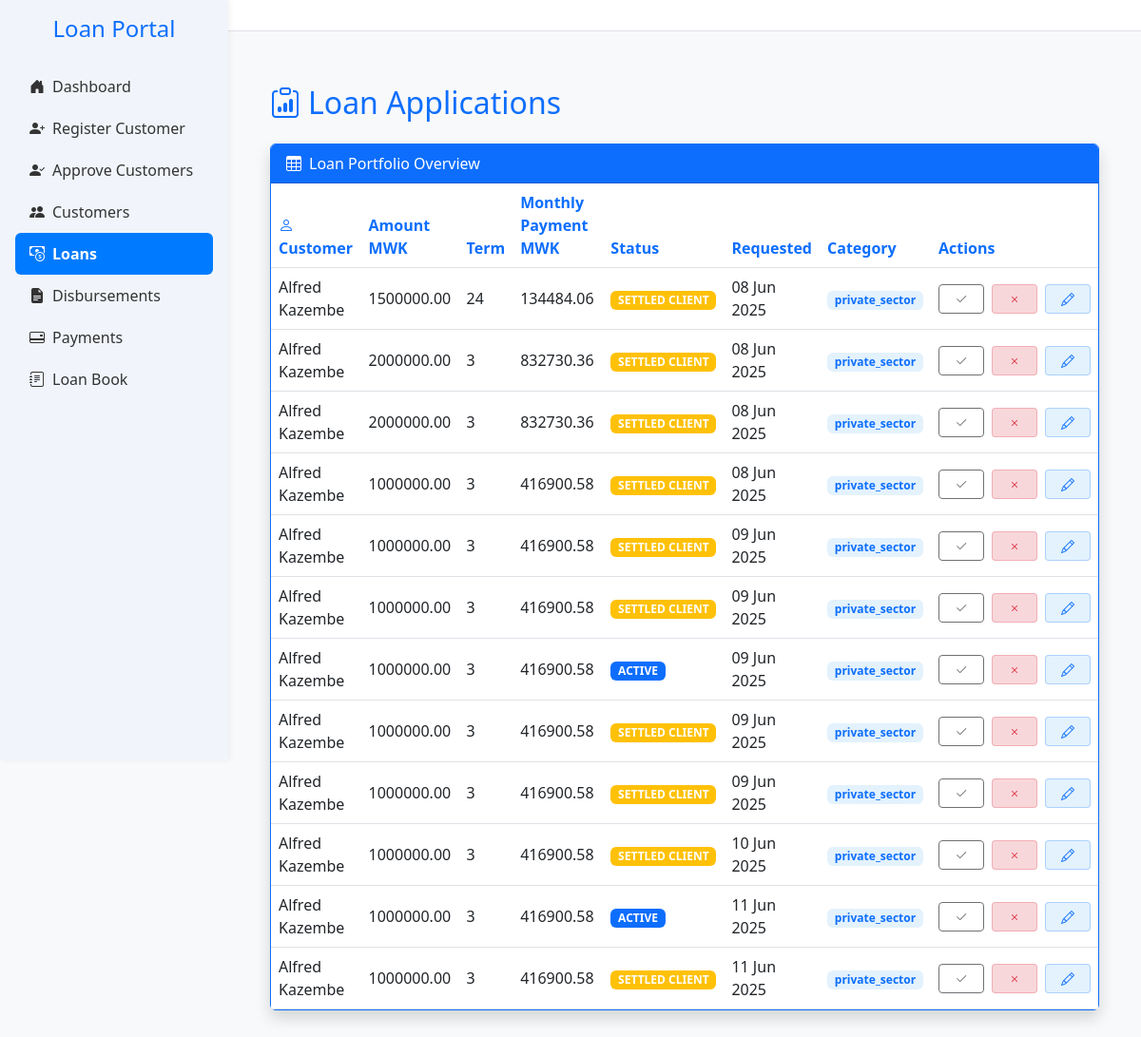
Page /loans on the committed database.
### app.py (models this page shows, shortened)
class Customer(db.Model):
    __tablename__ = 'customers'
    id = db.Column(db.Integer, primary_key=True)
    national_id = db.Column(db.String(20), unique=True, nullable=False)
    first_name = db.Column(db.String(100), nullable=False)
    last_name = db.Column(db.String(100), nullable=False)
    gender = db.Column(db.String(10))
    dob = db.Column(db.String(20))
    title = db.Column(db.String(20))
    email = db.Column(db.String(100), nullable=False)
    contact = db.Column(db.String(20))
    address = db.Column(db.String(255))
    next_of_kin_name = db.Column(db.String(20),nullable=False)
    next_of_kin_relationship = db.Column(db.String(20),nullable=False)
    next_of_kin_contact = db.Column(db.String(20))
    employer = db.Column(db.String(100), nullable=False)
    job_title = db.Column(db.String(100))
    salary = db.Column(db.Float)
    service_length = db.Column(db.String(50))
    bank_name = db.Column(db.String(100))
    bank_account = db.Column(db.String(20), nullable=False)
    salary_deposited = db.Column(db.String(10))
    district = db.Column(db.String(100))
    region = db.Column(db.String(100))
    amount_requested = db.Column(db.Float)
    status = db.Column(db.String(20), default='pending')
    is_approved_for_creation = db.Column(db.Boolean, default=False)
    maker_id = db.Column(db.Integer, nullable=False)
    checker_id = db.Column(db.Integer)
    is_approved_for_deletion = db.Column(db.Boolean, default=False)
    file_number = db.Column(db.String(20))
    created_at = db.Column(db.DateTime, default=datetime.utcnow)
    loans = db.relationship('LoanApplication', back_populates='customer')

class LoanApplication(db.Model):
    __tablename__ = 'loan_applications'
    id = db.Column(db.Integer, primary_key=True)
    customer_id = db.Column(db.Integer, db.ForeignKey('customers.id'), nullable=False)
    loan_amount = db.Column(db.Float,nullable=False, default=0.0)
    status = db.Column(db.String(20), default='pending')
    created_at = db.Column(db.DateTime, default=datetime.utcnow)
    term_months = db.Column(db.Integer)
    monthly_instalment = db.Column(db.Float)
    total_repayment = db.Column(db.Float)
    effective_rate = db.Column(db.Float)
    category = db.Column(db.String(50))
    loan_category = db.Column(db.Integer, nullable=False)
    disbursed = db.Column(db.Boolean, default=False)
    disbursed_bank = db.Column(db.String(100))
    crb_fees = db.Column(db.Float, default=3000)
    origination_fees = db.Column(db.Float)
    insurance_fees = db.Column(db.Float)
    total_fees = db.Column(db.Float)
    collection_fees = db.Column(db.Float)
    schedule_id = db.Column(
    db.Integer,
    db.ForeignKey('repayment_schedules.id', use_alter=True, name='fk_schedule_id'),
    nullable=True
    )
    loan_number = db.Column(db.String(20), nullable=True, unique=True)
    file_number = db.Column(db.String(50))
    date_created = db.Column(db.DateTime, default=datetime.utcnow)
    disbursement_date = db.Column(db.Date, nullable=True)
    cash_to_client = db.Column(db.Float,nullable=False, default=0.0)
    top_up_interest = db.Column(db.Float, default=0.0)
    settlement_interest = db.Column(db.Float, default=0.0)
    closure_type = db.Column(db.String(20))  # 'settlement' or 'topup'
    closure_date = db.Column(db.DateTime)
    top_up_of = db.Column(db.Integer, db.ForeignKey('loan_applications.id'), nullable=True)
    application_status = db.Column(db.String(20), nullable=False, default='pending')
    loan_state = db.Column(db.String(20), nullable=False, default='active')
    performance_status = db.Column(db.String(20), nullable=False, default='performing')
    top_up_balance = db.Column(db.Float, default=0.0)
    settlement_balance = db.Column(db.Float, default=0.0)
    current_balance = db.Column(db.Float, default=0.0)
    settlement_type = Column(Enum(SettlementTypeEnum), nullable=True)
    settling_institution = Column(String(255), nullable=True)  # only if third_party
    settlement_reason = db.Column(db.String(255), nullable=True)
    parent_loan_id = db.Column(
        db.Integer,
        db.ForeignKey('loan_applications.id'),
        nullable=True
    )
    topups = db.relationship(
        'LoanApplication',
        foreign_keys=[parent_loan_id],  # 👈 Specify which foreign key to use
        backref=db.backref('parent_loan', remote_side=[id]),
        cascade='all, delete-orphan'
    )
    payments = db.relationship('Payment', back_populates='loan', cascade='all, delete-orphan')
    customer = db.relationship('Customer', back_populates='loans')
    repayment_schedules = db.relationship(
        'RepaymentSchedule',
        back_populates='loan',
        cascade='all, delete-orphan',
        foreign_keys='RepaymentSchedule.loan_id'
        )

### app.py (the view)
@app.route('/loans')
def view_loans():
    loans = LoanApplication.query \
        .join(Customer) \
        .filter(Customer.is_approved_for_creation == True) \
        .filter(LoanApplication.status.in_(['pending', 'approved'])) \
        .add_entity(Customer) \
        .all()
    processed_loans = []
    for loan_app, customer in loans:
        processed_loans.append({
            'loan': loan_app,
            'customer': customer
        })
    return render_template('view_loans.html', loans=processed_loans)

### templates/view_loans.html (shortened to what this page needs)
{% extends "base.html" %}
{% block content %}
<div class="container mt-4">
  <h2 class="mb-4 text-primary">
    <i class="bi bi-clipboard-data me-2"></i>Loan Applications
  </h2>
  <div class="card border-primary shadow">
    <div class="card-header bg-primary text-white">
      <i class="bi bi-table me-2"></i>Loan Portfolio Overview
    </div>
    <div class="card-body p-0">
      <table class="table table-hover align-middle mb-0" id="loanTable">
        <thead class="bg-light-primary">
          <tr>
            <th class="text-primary"><i class="bi bi-person me-1"></i>Customer</th>
            <th class="text-primary">Amount MWK</th>
            <th class="text-primary">Term</th>
            <th class="text-primary">Monthly Payment MWK</th>
            <th class="text-primary">Status</th>
            <th class="text-primary">Requested</th>
            <th class="text-primary">Category</th>
            <th class="text-primary">Actions</th>
          </tr>
        </thead>
        <tbody>
          {% for entry in loans %}
          <tr>
            <td class="fw-medium">{{ entry.customer.first_name }} {{ entry.customer.last_name }}</td>
            <td>{{ "%.2f"|format(entry.loan.loan_amount or 0) }}</td>
            <td>{{ entry.loan.term_months if entry.loan else '' }}</td>
            <td class="text-nowrap">{{ "%.2f"|format(entry.loan.monthly_instalment or 0) }}</td>
            <td>
              {% if entry.loan %}
                {% if entry.loan.application_status == 'approved' %}
                  <span class="badge
                    {% if entry.loan.loan_state == 'active' %}bg-primary
                    {% elif entry.loan.loan_state == 'closed' %}bg-secondary
                    {% elif entry.loan.loan_state == 'written_off' %}bg-danger
                    {% elif entry.loan.loan_state == 'topped_up' %}bg-info
                    {% else %}bg-warning{% endif %}">
                    {{ entry.loan.loan_state|upper|replace('_', ' ') }}
                  </span>
                {% elif entry.loan.application_status == 'pending' %}
                  <span class="badge bg-warning-soft text-warning">
                    <i class="bi bi-clock-history me-1"></i>{{ entry.loan.application_status|title }}
                  </span>
                {% else %}
                  <span class="badge bg-danger-soft text-danger">
                    <i class="bi bi-x-circle me-1"></i>{{ entry.loan.application_status|title }}
                  </span>
                {% endif %}
              {% else %}
                <span class="badge bg-secondary-soft text-secondary">No Loan</span>
              {% endif %}
            </td>
            <td>{{ entry.loan.created_at.strftime('%d %b %Y') if entry.loan and entry.loan.created_at else '' }}</td>
            <td>
              <span class="badge bg-primary-soft text-primary">
                {{ entry.loan.category if entry.loan else 'None' }}
              </span>
            </td>
            <td class="text-nowrap">
              <div class="d-flex gap-2">
                {% if entry.loan %}
                <form method="POST" action="{{ url_for('process_loan', loan_id=entry.loan.id, action='approve') }}">
                  <button class="btn btn-success-soft btn-sm px-3 py-1" type="submit"
                    {% if entry.loan.application_status == 'approved' %}disabled{% endif %}>
                    <i class="bi bi-check2"></i>
                  </button>
                </form>
                <form method="POST" action="{{ url_for('process_loan', loan_id=entry.loan.id, action='reject') }}">
                  <button class="btn btn-danger-soft btn-sm px-3 py-1" type="submit"
                    {% if entry.loan.application_status == 'rejected' %}disabled{% endif %}>
                    <i class="bi bi-x"></i>
                  </button>
                </form>
                {% endif %}
                <a href="{{ url_for('loan_form', customer_id=entry.customer.id) }}"
                   class="btn btn-primary-soft btn-sm px-3 py-1">
                  <i class="bi bi-pencil"></i>
                </a>
              </div>
            </td>
          </tr>
          {% endfor %}
        </tbody>
      </table>
    </div>
  </div>
</div>
{% endblock %}

### templates/base.html (style rules this page uses)
:root { --main-blue: #007bff; --sidebar-bg: #f1f5fb; --sidebar-hover: #dbeafe; }
body { overflow-x: hidden; background-color: #f8f9fa; }

### templates/view_loans.html (style rules this page uses)
.bg-light-primary { background-color: #e3f2fd; }
.bg-primary-soft { background-color: #e3f2fd; }
.btn-primary-soft { background-color: #e3f2fd; color: #0d6efd; border: 1px solid #0d6efd40; }
.btn-success-soft { background-color: #d1e7dd; color: #198754; border: 1px solid #19875440; }
.btn-danger-soft { background-color: #f8d7da; color: #dc3545; border: 1px solid #dc354540; }

### rows in the picture
Customer: customer.first_name "Alfred" "Alfred" "Alfred" "Alfred" "Alfred" "Alfred" "Alfred" "Alfred" "Alfred" "Alfred" "Alfred" "Alfred", customer.last_name "Kazembe" "Kazembe" "Kazembe" "Kazembe" "Kazembe" "Kazembe" "Kazembe" "Kazembe" "Kazembe" "Kazembe" "Kazembe" "Kazembe"
LoanApplication: loan "1500000.00", loan "24", loan "134484.06", loan.loan_state "SETTLED CLIENT", loan.created_at "08 Jun 2025", loan "private_sector"
LoanApplication: loan "2000000.00", loan "3", loan "832730.36", loan.loan_state "SETTLED CLIENT", loan.created_at "08 Jun 2025", loan "private_sector"
LoanApplication: loan "2000000.00", loan "3", loan "832730.36", loan.loan_state "SETTLED CLIENT", loan.created_at "08 Jun 2025", loan "private_sector"
LoanApplication: loan "1000000.00", loan "3", loan "416900.58", loan.loan_state "SETTLED CLIENT", loan.created_at "08 Jun 2025", loan "private_sector"
LoanApplication: loan "1000000.00", loan "3", loan "416900.58", loan.loan_state "SETTLED CLIENT", loan.created_at "09 Jun 2025", loan "private_sector"
LoanApplication: loan "1000000.00", loan "3", loan "416900.58", loan.loan_state "SETTLED CLIENT", loan.created_at "09 Jun 2025", loan "private_sector"
LoanApplication: loan "1000000.00", loan "3", loan "416900.58", loan.loan_state "ACTIVE", loan.created_at "09 Jun 2025", loan "private_sector"
LoanApplication: loan "1000000.00", loan "3", loan "416900.58", loan.loan_state "SETTLED CLIENT", loan.created_at "09 Jun 2025", loan "private_sector"
LoanApplication: loan "1000000.00", loan "3", loan "416900.58", loan.loan_state "SETTLED CLIENT", loan.created_at "09 Jun 2025", loan "private_sector"
LoanApplication: loan "1000000.00", loan "3", loan "416900.58", loan.loan_state "SETTLED CLIENT", loan.created_at "10 Jun 2025", loan "private_sector"
LoanApplication: loan "1000000.00", loan "3", loan "416900.58", loan.loan_state "ACTIVE", loan.created_at "11 Jun 2025", loan "private_sector"
LoanApplication: loan "1000000.00", loan "3", loan "416900.58", loan.loan_state "SETTLED CLIENT", loan.created_at "11 Jun 2025", loan "private_sector"
